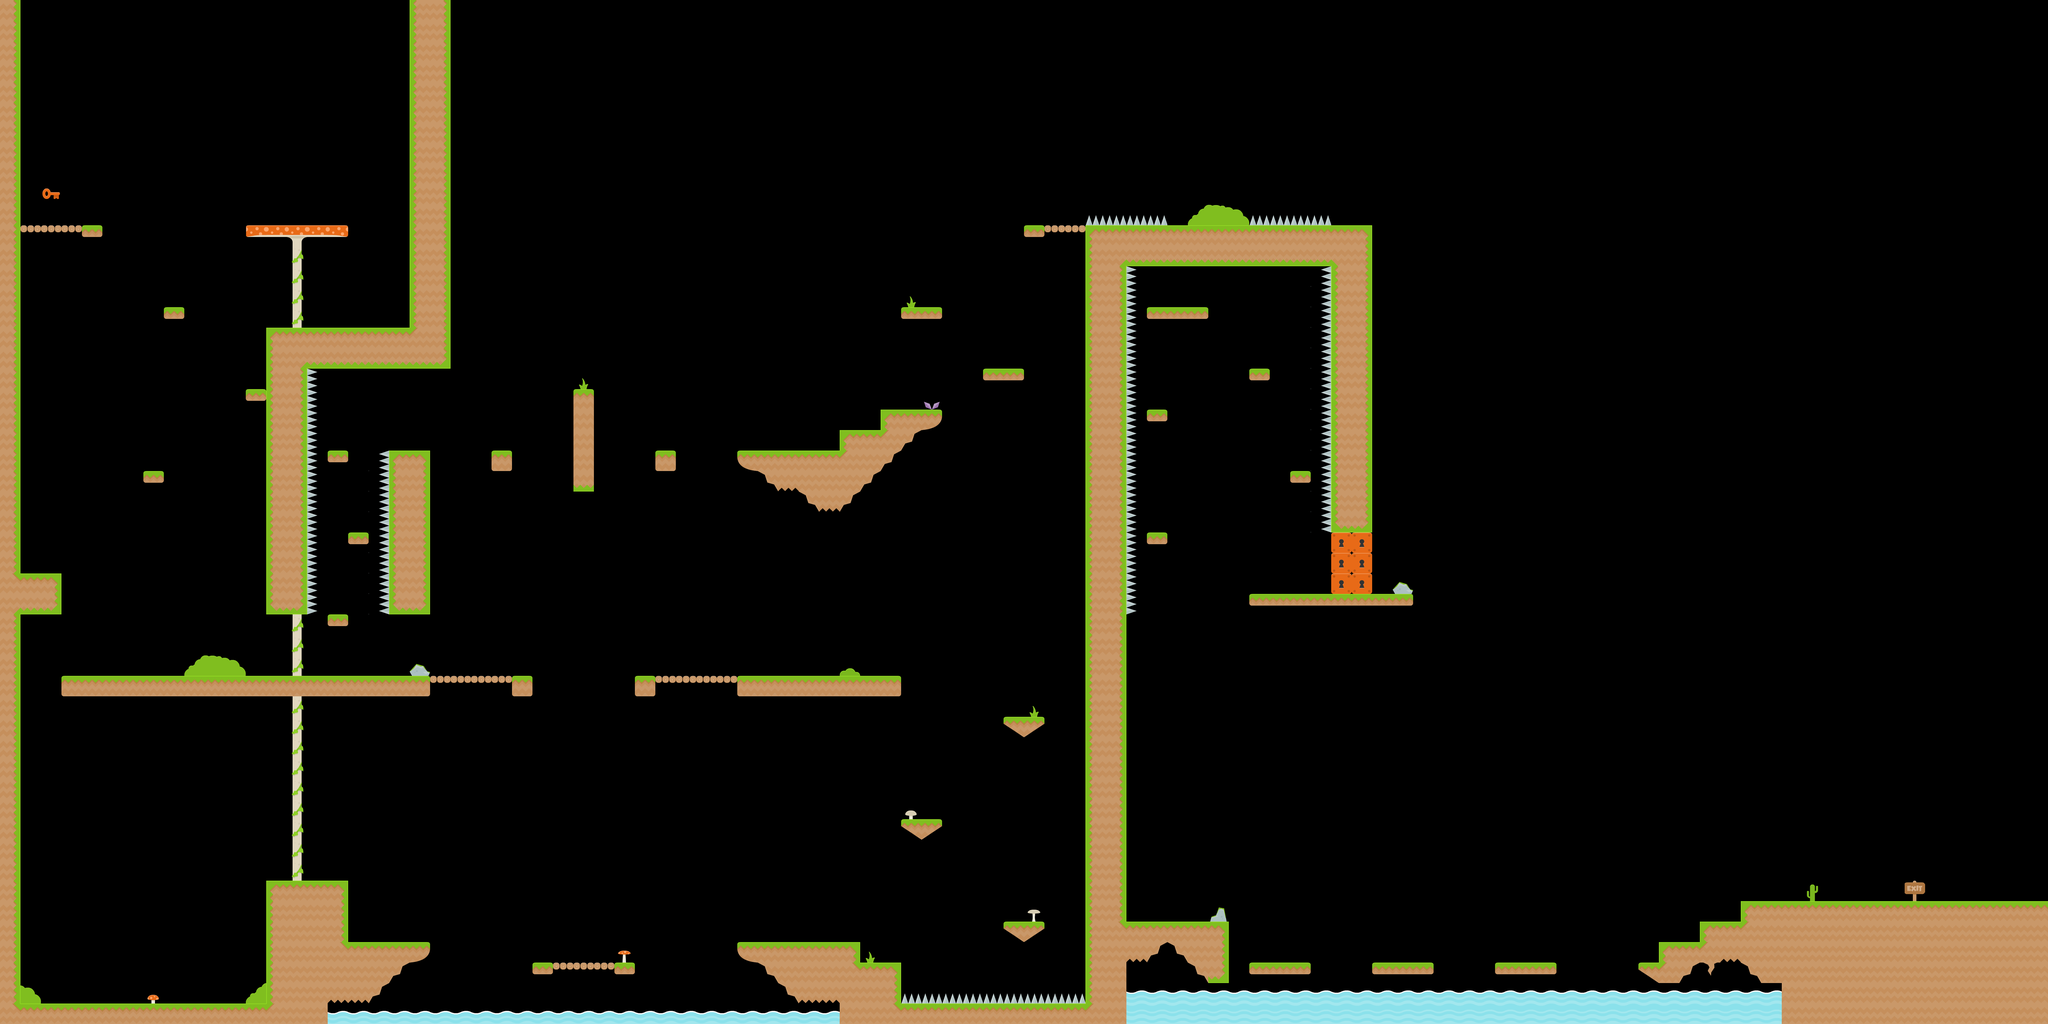

A level layout from a 2D game, rendered from its tile map. Below: a short description, then the map file with tile-grid data replaced by summaries:
An orthogonal 100x50 tile map with 70x70 px tiles, 6 tile layers (Solid, damage, liquid, decor, ...) and 32 objects.

<map version="1.0" orientation="orthogonal" renderorder="right-down" width="100" height="50" tilewidth="70" tileheight="70" nextobjectid="56">
 <tileset firstgid="1" name="world1" tilewidth="70" tileheight="70">
  <image source="world1.png" width="1120" height="490" />
 </tileset>
 <layer name="Solid" width="100" height="50">
  <data>[5000 cells, 583 non-empty, 34 distinct tile ids]</data>
 </layer>
 <layer name="damage" width="100" height="50">
  <data>[5000 cells, 67 non-empty, 3 distinct tile ids]</data>
 </layer>
 <layer name="liquid" width="100" height="50">
  <data>[5000 cells, 90 non-empty, 3 distinct tile ids]</data>
 </layer>
 <layer name="decor" width="100" height="50">
  <data>[5000 cells, 39 non-empty, 15 distinct tile ids]</data>
 </layer>
 <layer name="red" width="100" height="50">
  <data>[5000 cells, 6 non-empty, 1 distinct tile ids]</data>
 </layer>
 <layer name="redkey" width="100" height="50">
  <data>[5000 cells, 1 non-empty, 1 distinct tile ids]</data>
 </layer>
 <objectgroup name="coins">
  <object id="7" x="945" y="2836">
   <ellipse />
  </object>
  <object id="8" x="1087" y="2837">
   <ellipse />
  </object>
  <object id="11" x="1153" y="2836">
   <ellipse />
  </object>
  <object id="21" x="1995" y="3100">
   <ellipse />
  </object>
  <object id="22" x="2063" y="3100">
   <ellipse />
  </object>
  <object id="23" x="2135" y="3100">
   <ellipse />
  </object>
  <object id="25" x="1926" y="3100">
   <ellipse />
  </object>
  <object id="26" x="1853" y="3100">
   <ellipse />
  </object>
  <object id="39" x="872" y="590">
   <ellipse />
  </object>
  <object id="41" x="944" y="590">
   <ellipse />
  </object>
  <object id="42" x="1017" y="590">
   <ellipse />
  </object>
  <object id="43" x="1086" y="590">
   <ellipse />
  </object>
  <object id="44" x="1155" y="590">
   <ellipse />
  </object>
 </objectgroup>
 <objectgroup name="pink_blob">
  <object id="28" x="1082" y="2978">
   <ellipse />
  </object>
  <object id="29" x="1363" y="3186">
   <ellipse />
  </object>
  <object id="30" x="2766" y="3188">
   <ellipse />
  </object>
  <object id="31" x="3528" y="3121">
   <ellipse />
  </object>
  <object id="32" x="3184" y="2764">
   <ellipse />
  </object>
  <object id="33" x="3539" y="2405">
   <ellipse />
  </object>
  <object id="35" x="2690" y="2279">
   <ellipse />
  </object>
  <object id="36" x="2760" y="2276">
   <ellipse />
  </object>
  <object id="37" x="2827" y="2276">
   <ellipse />
  </object>
  <object id="38" x="1224" y="1097">
   <ellipse />
  </object>
  <object id="45" x="308" y="734">
   <ellipse />
  </object>
  <object id="51" x="2695" y="1504">
   <ellipse />
  </object>
  <object id="53" x="2906" y="1441">
   <ellipse />
  </object>
  <object id="54" x="3047" y="1361">
   <ellipse />
  </object>
  <object id="55" x="1432" y="1516">
   <ellipse />
  </object>
 </objectgroup>
 <objectgroup name="bat">
  <object id="46" x="450" y="2130">
   <ellipse />
  </object>
  <object id="47" x="660" y="2129">
   <ellipse />
  </object>
  <object id="49" x="2014" y="2160">
   <ellipse />
  </object>
  <object id="50" x="3190" y="3119">
   <ellipse />
  </object>
 </objectgroup>
</map>